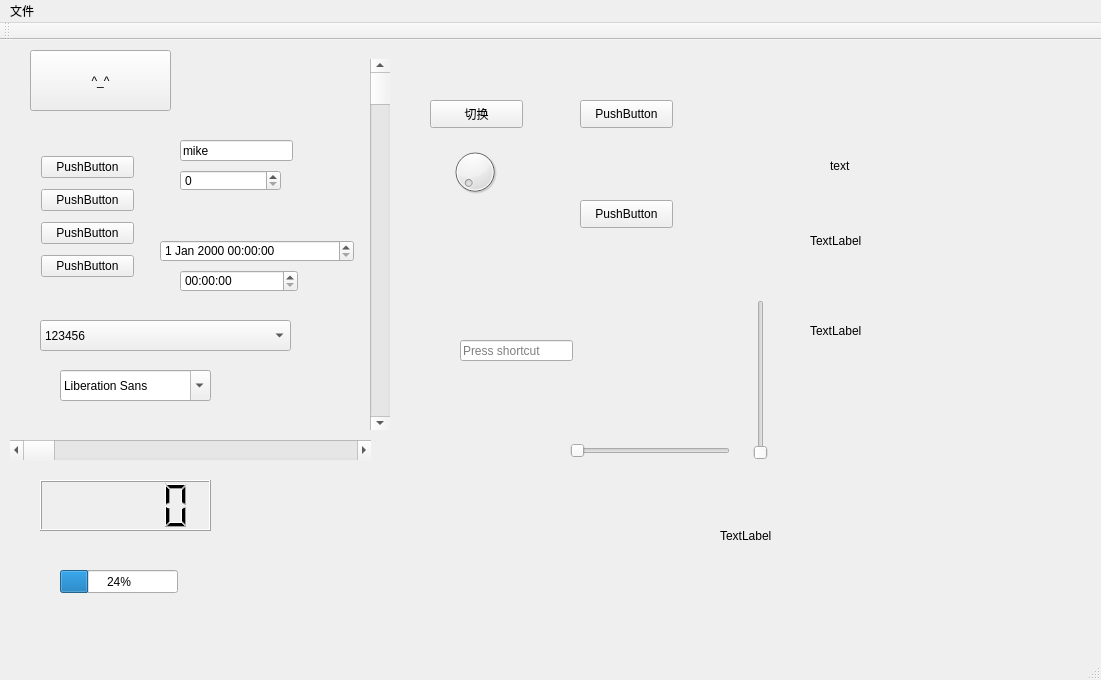
<?xml version="1.0" encoding="UTF-8"?>
<ui version="4.0">
 <class>MainWindow</class>
 <widget class="QMainWindow" name="MainWindow">
  <property name="geometry">
   <rect>
    <x>0</x>
    <y>0</y>
    <width>1101</width>
    <height>680</height>
   </rect>
  </property>
  <property name="windowTitle">
   <string>MainWindow</string>
  </property>
  <widget class="QWidget" name="centralWidget">
   <widget class="QPushButton" name="button">
    <property name="geometry">
     <rect>
      <x>30</x>
      <y>10</y>
      <width>141</width>
      <height>61</height>
     </rect>
    </property>
    <property name="text">
     <string>^_^</string>
    </property>
   </widget>
   <widget class="QPushButton" name="change">
    <property name="geometry">
     <rect>
      <x>430</x>
      <y>60</y>
      <width>93</width>
      <height>28</height>
     </rect>
    </property>
    <property name="text">
     <string>切换</string>
    </property>
   </widget>
   <widget class="QStackedWidget" name="stackedWidget">
    <property name="geometry">
     <rect>
      <x>560</x>
      <y>20</y>
      <width>241</width>
      <height>241</height>
     </rect>
    </property>
    <widget class="QWidget" name="page">
     <widget class="QPushButton" name="pushButton">
      <property name="geometry">
       <rect>
        <x>20</x>
        <y>40</y>
        <width>93</width>
        <height>28</height>
       </rect>
      </property>
      <property name="text">
       <string>PushButton</string>
      </property>
     </widget>
     <widget class="QPushButton" name="pushButton_2">
      <property name="geometry">
       <rect>
        <x>20</x>
        <y>140</y>
        <width>93</width>
        <height>28</height>
       </rect>
      </property>
      <property name="text">
       <string>PushButton</string>
      </property>
     </widget>
    </widget>
    <widget class="QWidget" name="page_4">
     <widget class="QToolButton" name="toolButton">
      <property name="geometry">
       <rect>
        <x>120</x>
        <y>40</y>
        <width>47</width>
        <height>21</height>
       </rect>
      </property>
      <property name="text">
       <string>...</string>
      </property>
     </widget>
     <widget class="QToolButton" name="toolButton_2">
      <property name="geometry">
       <rect>
        <x>90</x>
        <y>90</y>
        <width>47</width>
        <height>21</height>
       </rect>
      </property>
      <property name="text">
       <string>...</string>
      </property>
     </widget>
    </widget>
    <widget class="QWidget" name="page_2">
     <widget class="QRadioButton" name="radioButton">
      <property name="geometry">
       <rect>
        <x>110</x>
        <y>80</y>
        <width>115</width>
        <height>19</height>
       </rect>
      </property>
      <property name="text">
       <string>RadioButton</string>
      </property>
     </widget>
     <widget class="QRadioButton" name="radioButton_2">
      <property name="geometry">
       <rect>
        <x>80</x>
        <y>140</y>
        <width>115</width>
        <height>19</height>
       </rect>
      </property>
      <property name="text">
       <string>RadioButton</string>
      </property>
     </widget>
    </widget>
    <widget class="QWidget" name="page_3">
     <widget class="QCheckBox" name="checkBox">
      <property name="geometry">
       <rect>
        <x>100</x>
        <y>110</y>
        <width>91</width>
        <height>19</height>
       </rect>
      </property>
      <property name="text">
       <string>CheckBox</string>
      </property>
     </widget>
     <widget class="QCommandLinkButton" name="commandLinkButton">
      <property name="geometry">
       <rect>
        <x>30</x>
        <y>170</y>
        <width>187</width>
        <height>41</height>
       </rect>
      </property>
      <property name="text">
       <string>CommandLinkButton</string>
      </property>
     </widget>
    </widget>
   </widget>
   <widget class="QWidget" name="widget" native="true">
    <property name="geometry">
     <rect>
      <x>30</x>
      <y>100</y>
      <width>115</width>
      <height>155</height>
     </rect>
    </property>
    <layout class="QGridLayout" name="gridLayout">
     <item row="4" column="0">
      <widget class="QPushButton" name="pushButton_5">
       <property name="text">
        <string>PushButton</string>
       </property>
      </widget>
     </item>
     <item row="5" column="0">
      <widget class="QPushButton" name="pushButton_6">
       <property name="text">
        <string>PushButton</string>
       </property>
      </widget>
     </item>
     <item row="2" column="0">
      <widget class="QPushButton" name="pushButton_4">
       <property name="text">
        <string>PushButton</string>
       </property>
      </widget>
     </item>
     <item row="1" column="0">
      <widget class="QPushButton" name="pushButton_3">
       <property name="text">
        <string>PushButton</string>
       </property>
      </widget>
     </item>
    </layout>
   </widget>
   <widget class="QComboBox" name="comboBox">
    <property name="geometry">
     <rect>
      <x>40</x>
      <y>280</y>
      <width>251</width>
      <height>31</height>
     </rect>
    </property>
    <item>
     <property name="text">
      <string>123456</string>
     </property>
    </item>
    <item>
     <property name="text">
      <string>asdf</string>
     </property>
    </item>
   </widget>
   <widget class="QFontComboBox" name="fontComboBox">
    <property name="geometry">
     <rect>
      <x>60</x>
      <y>330</y>
      <width>151</width>
      <height>31</height>
     </rect>
    </property>
   </widget>
   <widget class="QLineEdit" name="lineEdit">
    <property name="geometry">
     <rect>
      <x>180</x>
      <y>100</y>
      <width>113</width>
      <height>21</height>
     </rect>
    </property>
    <property name="text">
     <string>mike</string>
    </property>
   </widget>
   <widget class="QSpinBox" name="spinBox">
    <property name="geometry">
     <rect>
      <x>180</x>
      <y>130</y>
      <width>101</width>
      <height>21</height>
     </rect>
    </property>
   </widget>
   <widget class="QTimeEdit" name="timeEdit">
    <property name="geometry">
     <rect>
      <x>180</x>
      <y>230</y>
      <width>118</width>
      <height>22</height>
     </rect>
    </property>
   </widget>
   <widget class="QDateTimeEdit" name="dateTimeEdit">
    <property name="geometry">
     <rect>
      <x>160</x>
      <y>200</y>
      <width>194</width>
      <height>22</height>
     </rect>
    </property>
   </widget>
   <widget class="QDial" name="dial">
    <property name="geometry">
     <rect>
      <x>450</x>
      <y>100</y>
      <width>50</width>
      <height>64</height>
     </rect>
    </property>
   </widget>
   <widget class="QScrollBar" name="horizontalScrollBar">
    <property name="geometry">
     <rect>
      <x>10</x>
      <y>400</y>
      <width>361</width>
      <height>20</height>
     </rect>
    </property>
    <property name="orientation">
     <enum>Qt::Horizontal</enum>
    </property>
   </widget>
   <widget class="QScrollBar" name="verticalScrollBar">
    <property name="geometry">
     <rect>
      <x>370</x>
      <y>19</y>
      <width>20</width>
      <height>371</height>
     </rect>
    </property>
    <property name="orientation">
     <enum>Qt::Vertical</enum>
    </property>
   </widget>
   <widget class="QSlider" name="horizontalSlider">
    <property name="geometry">
     <rect>
      <x>570</x>
      <y>400</y>
      <width>160</width>
      <height>22</height>
     </rect>
    </property>
    <property name="orientation">
     <enum>Qt::Horizontal</enum>
    </property>
   </widget>
   <widget class="QSlider" name="verticalSlider">
    <property name="geometry">
     <rect>
      <x>750</x>
      <y>260</y>
      <width>22</width>
      <height>160</height>
     </rect>
    </property>
    <property name="orientation">
     <enum>Qt::Vertical</enum>
    </property>
   </widget>
   <widget class="QKeySequenceEdit" name="keySequenceEdit">
    <property name="geometry">
     <rect>
      <x>460</x>
      <y>300</y>
      <width>113</width>
      <height>21</height>
     </rect>
    </property>
   </widget>
   <widget class="QLabel" name="labeltext">
    <property name="geometry">
     <rect>
      <x>830</x>
      <y>80</y>
      <width>81</width>
      <height>91</height>
     </rect>
    </property>
    <property name="text">
     <string>text</string>
    </property>
   </widget>
   <widget class="QLabel" name="labelImage">
    <property name="geometry">
     <rect>
      <x>810</x>
      <y>170</y>
      <width>121</width>
      <height>61</height>
     </rect>
    </property>
    <property name="text">
     <string>TextLabel</string>
    </property>
   </widget>
   <widget class="QLabel" name="labelUrl">
    <property name="geometry">
     <rect>
      <x>720</x>
      <y>470</y>
      <width>211</width>
      <height>51</height>
     </rect>
    </property>
    <property name="text">
     <string>TextLabel</string>
    </property>
   </widget>
   <widget class="QLabel" name="labelGif">
    <property name="geometry">
     <rect>
      <x>810</x>
      <y>250</y>
      <width>141</width>
      <height>81</height>
     </rect>
    </property>
    <property name="text">
     <string>TextLabel</string>
    </property>
   </widget>
   <widget class="QLCDNumber" name="lcdNumber">
    <property name="geometry">
     <rect>
      <x>40</x>
      <y>440</y>
      <width>171</width>
      <height>51</height>
     </rect>
    </property>
   </widget>
   <widget class="QProgressBar" name="progressBar">
    <property name="geometry">
     <rect>
      <x>60</x>
      <y>530</y>
      <width>118</width>
      <height>23</height>
     </rect>
    </property>
    <property name="value">
     <number>24</number>
    </property>
   </widget>
  </widget>
  <widget class="QMenuBar" name="menuBar">
   <property name="geometry">
    <rect>
     <x>0</x>
     <y>0</y>
     <width>1101</width>
     <height>26</height>
    </rect>
   </property>
   <widget class="QMenu" name="menu">
    <property name="title">
     <string>文件</string>
    </property>
    <addaction name="actionopen"/>
    <addaction name="actionsave"/>
   </widget>
   <addaction name="menu"/>
  </widget>
  <widget class="QToolBar" name="mainToolBar">
   <attribute name="toolBarArea">
    <enum>TopToolBarArea</enum>
   </attribute>
   <attribute name="toolBarBreak">
    <bool>false</bool>
   </attribute>
  </widget>
  <widget class="QStatusBar" name="statusBar"/>
  <action name="actionopen">
   <property name="text">
    <string>open</string>
   </property>
  </action>
  <action name="actionsave">
   <property name="text">
    <string>save</string>
   </property>
  </action>
 </widget>
 <layoutdefault spacing="6" margin="11"/>
 <resources/>
 <connections/>
</ui>
